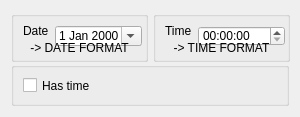
<?xml version="1.0" encoding="UTF-8"?>
<ui version="4.0">
 <class>DateTime</class>
 <widget class="QWidget" name="DateTime">
  <property name="geometry">
   <rect>
    <x>0</x>
    <y>0</y>
    <width>300</width>
    <height>117</height>
   </rect>
  </property>
  <property name="minimumSize">
   <size>
    <width>300</width>
    <height>117</height>
   </size>
  </property>
  <property name="focusPolicy">
   <enum>Qt::TabFocus</enum>
  </property>
  <property name="windowTitle">
   <string/>
  </property>
  <property name="windowIcon">
   <iconset resource="CustomTimeCtrl.qrc">
    <normaloff>:/agenda.png</normaloff>:/agenda.png</iconset>
  </property>
  <property name="statusTip">
   <string>Date Time Input</string>
  </property>
  <property name="whatsThis">
   <string>Widget to Input DateTime</string>
  </property>
  <layout class="QVBoxLayout" name="verticalLayout">
   <item>
    <layout class="QHBoxLayout" name="horizontalLayout_2">
     <item>
      <widget class="QGroupBox" name="groupDate">
       <property name="sizePolicy">
        <sizepolicy hsizetype="Preferred" vsizetype="Preferred">
         <horstretch>0</horstretch>
         <verstretch>0</verstretch>
        </sizepolicy>
       </property>
       <property name="minimumSize">
        <size>
         <width>137</width>
         <height>51</height>
        </size>
       </property>
       <property name="toolTip">
        <string>Input the date here</string>
       </property>
       <property name="statusTip">
        <string>Input date</string>
       </property>
       <property name="whatsThis">
        <string>Widget to input date</string>
       </property>
       <property name="title">
        <string/>
       </property>
       <property name="flat">
        <bool>true</bool>
       </property>
       <layout class="QGridLayout" name="gridLayout">
        <item row="0" column="0">
         <widget class="QLabel" name="lbDate">
          <property name="text">
           <string>Date</string>
          </property>
          <property name="buddy">
           <cstring>dateEdit</cstring>
          </property>
         </widget>
        </item>
        <item row="0" column="1">
         <widget class="QDateEdit" name="dateEdit">
          <property name="sizePolicy">
           <sizepolicy hsizetype="Expanding" vsizetype="Fixed">
            <horstretch>0</horstretch>
            <verstretch>0</verstretch>
           </sizepolicy>
          </property>
          <property name="minimumSize">
           <size>
            <width>87</width>
            <height>20</height>
           </size>
          </property>
          <property name="focusPolicy">
           <enum>Qt::StrongFocus</enum>
          </property>
          <property name="calendarPopup">
           <bool>true</bool>
          </property>
         </widget>
        </item>
        <item row="1" column="0" colspan="2">
         <widget class="QLabel" name="lbDateFormat">
          <property name="sizePolicy">
           <sizepolicy hsizetype="Preferred" vsizetype="Fixed">
            <horstretch>0</horstretch>
            <verstretch>0</verstretch>
           </sizepolicy>
          </property>
          <property name="minimumSize">
           <size>
            <width>112</width>
            <height>13</height>
           </size>
          </property>
          <property name="text">
           <string>-&gt; DATE FORMAT</string>
          </property>
          <property name="alignment">
           <set>Qt::AlignCenter</set>
          </property>
         </widget>
        </item>
       </layout>
      </widget>
     </item>
     <item>
      <widget class="QGroupBox" name="groupTime">
       <property name="sizePolicy">
        <sizepolicy hsizetype="Preferred" vsizetype="Preferred">
         <horstretch>0</horstretch>
         <verstretch>0</verstretch>
        </sizepolicy>
       </property>
       <property name="minimumSize">
        <size>
         <width>137</width>
         <height>51</height>
        </size>
       </property>
       <property name="toolTip">
        <string>Input the time here</string>
       </property>
       <property name="statusTip">
        <string>Input time</string>
       </property>
       <property name="whatsThis">
        <string>Widget to input time</string>
       </property>
       <property name="title">
        <string/>
       </property>
       <property name="flat">
        <bool>true</bool>
       </property>
       <layout class="QGridLayout" name="gridLayout_2">
        <item row="0" column="0">
         <widget class="QLabel" name="lbTime">
          <property name="text">
           <string>Time</string>
          </property>
          <property name="buddy">
           <cstring>timeEdit</cstring>
          </property>
         </widget>
        </item>
        <item row="0" column="1">
         <widget class="QTimeEdit" name="timeEdit">
          <property name="sizePolicy">
           <sizepolicy hsizetype="Expanding" vsizetype="Fixed">
            <horstretch>0</horstretch>
            <verstretch>0</verstretch>
           </sizepolicy>
          </property>
          <property name="minimumSize">
           <size>
            <width>87</width>
            <height>20</height>
           </size>
          </property>
          <property name="focusPolicy">
           <enum>Qt::StrongFocus</enum>
          </property>
          <property name="calendarPopup">
           <bool>false</bool>
          </property>
         </widget>
        </item>
        <item row="1" column="0" colspan="2">
         <widget class="QLabel" name="lbTimeFormat">
          <property name="sizePolicy">
           <sizepolicy hsizetype="Preferred" vsizetype="Preferred">
            <horstretch>0</horstretch>
            <verstretch>0</verstretch>
           </sizepolicy>
          </property>
          <property name="minimumSize">
           <size>
            <width>112</width>
            <height>13</height>
           </size>
          </property>
          <property name="text">
           <string>-&gt; TIME FORMAT</string>
          </property>
          <property name="alignment">
           <set>Qt::AlignCenter</set>
          </property>
         </widget>
        </item>
       </layout>
      </widget>
     </item>
    </layout>
   </item>
   <item>
    <widget class="QGroupBox" name="groupHasTime">
     <property name="sizePolicy">
      <sizepolicy hsizetype="Preferred" vsizetype="Preferred">
       <horstretch>0</horstretch>
       <verstretch>0</verstretch>
      </sizepolicy>
     </property>
     <property name="focusPolicy">
      <enum>Qt::StrongFocus</enum>
     </property>
     <property name="title">
      <string/>
     </property>
     <property name="flat">
      <bool>true</bool>
     </property>
     <layout class="QHBoxLayout" name="horizontalLayout">
      <item>
       <widget class="QCheckBox" name="checkTime">
        <property name="sizePolicy">
         <sizepolicy hsizetype="Expanding" vsizetype="Fixed">
          <horstretch>0</horstretch>
          <verstretch>0</verstretch>
         </sizepolicy>
        </property>
        <property name="focusPolicy">
         <enum>Qt::TabFocus</enum>
        </property>
        <property name="text">
         <string>Has time</string>
        </property>
       </widget>
      </item>
     </layout>
    </widget>
   </item>
  </layout>
 </widget>
 <resources>
  <include location="CustomTimeCtrl.qrc"/>
 </resources>
 <connections>
  <connection>
   <sender>checkTime</sender>
   <signal>clicked(bool)</signal>
   <receiver>DateTime</receiver>
   <slot>setHasTime(bool)</slot>
   <hints>
    <hint type="sourcelabel">
     <x>147</x>
     <y>97</y>
    </hint>
    <hint type="destinationlabel">
     <x>147</x>
     <y>63</y>
    </hint>
   </hints>
  </connection>
  <connection>
   <sender>DateTime</sender>
   <signal>isAuto(bool)</signal>
   <receiver>dateEdit</receiver>
   <slot>setDisabled(bool)</slot>
   <hints>
    <hint type="sourcelabel">
     <x>147</x>
     <y>63</y>
    </hint>
    <hint type="destinationlabel">
     <x>93</x>
     <y>30</y>
    </hint>
   </hints>
  </connection>
  <connection>
   <sender>DateTime</sender>
   <signal>isAuto(bool)</signal>
   <receiver>timeEdit</receiver>
   <slot>setDisabled(bool)</slot>
   <hints>
    <hint type="sourcelabel">
     <x>147</x>
     <y>63</y>
    </hint>
    <hint type="destinationlabel">
     <x>233</x>
     <y>30</y>
    </hint>
   </hints>
  </connection>
 </connections>
 <slots>
  <signal>isAuto(bool)</signal>
  <signal>isDateTime(bool)</signal>
  <slot>setHasTime(bool)</slot>
 </slots>
</ui>
